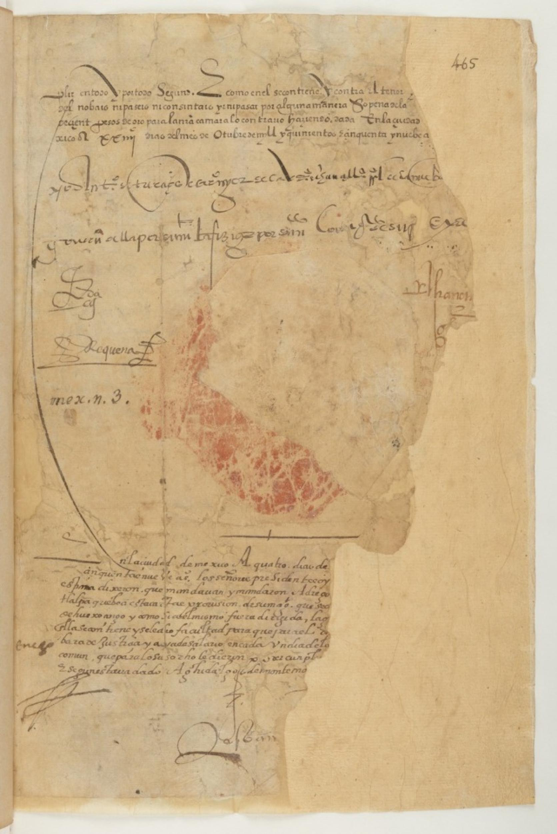
#> input picture file_manipulation/img/matricula_p9-page-001.jpg, 1669 x 2500 px (shown at 1/3 size)
$ python img_test.py
#> lines starting #> are read from the running program, lines starting #| are printed output that depends on the picture; after the words box and inside, x2 and y2 are one past the last pixel; in counts of white or black regions, pixels touching at a corner belong together
### file_manipulation/img/image_processing.py
"""
Auth: Nate Koike
Desc: a module to process images
Date: 23 September 2020, started;
"""

import cv2 #  image processing
import numpy as np # extra math
import threading # multithreading

# read an image and return the image object
def read(fname):
#> called with fname = 'matricula_p9-page-001.jpg'
    return cv2.imread(fname)
#> returned value is the input picture: shape (2500, 1669, 3); mean B, G, R 137, 177.1, 203.4

# save an image to a file
def write(fname, img):
    cv2.imwrite(fname, img)

# rescale an image
def scale(image, percent=100):
#> called with percent = 40
    height = int(image.shape[0] * percent / 100)
#> height = 1000
    width = int(image.shape[1] * percent / 100)
#> width = 667

    return cv2.resize(image, (width, height))
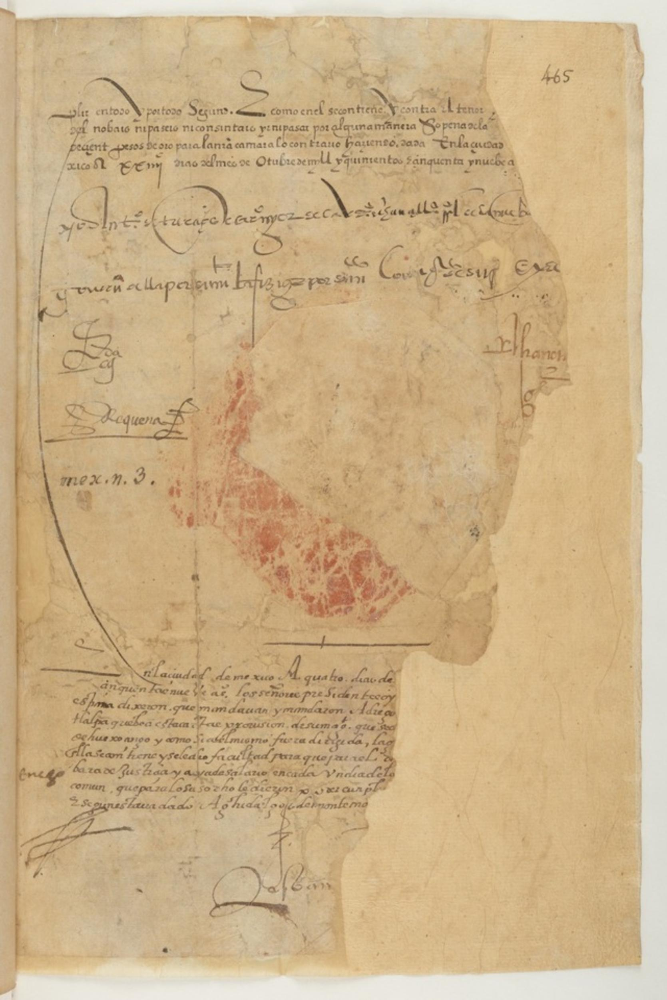
#> returned value: shape (1000, 667, 3); mean of channels 0, 1, 2 136.9, 177.1, 203.4; drawn as B, G, R

# display an image, closing the window when the escape key is pressed
def display(image, size=100):
    # resize the output window to be 720p
    cv2.imshow("image", scale(image, size))

    # loop until the window is closed
    while True:
        # press the escape key to quit
        if cv2.waitKey(0):
#> (key Esc is pressed here)
#> in color_mask, `image = cv2.cvtColor(image, cv2.COLOR_BGR2HSV)`: image: shape (2500, 1669, 3); mean H, S, V 18.8, 84.4, 203.4
#> in color_mask, `return cv2.inRange(image, low, high)`:
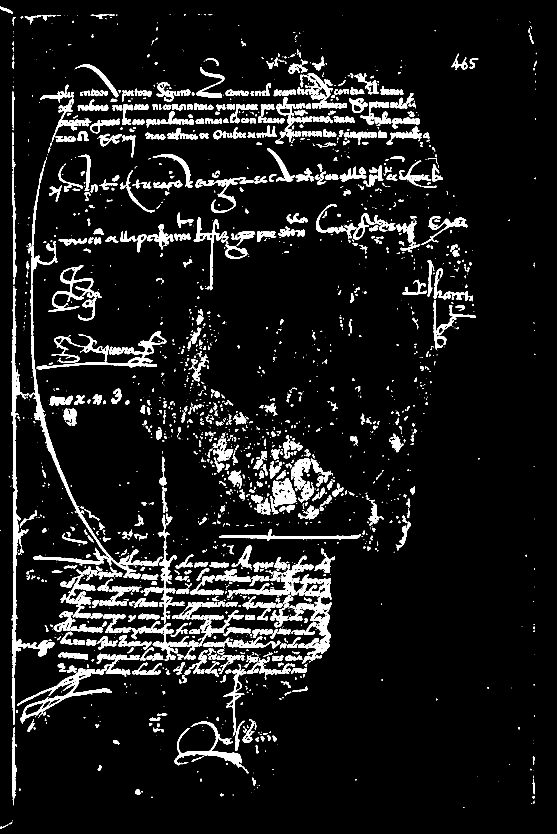
#> returned value: shape (2500, 1669) (shown at 1/3 size); 8.4% white; 2176 white regions (1173 under 20 px), largest, box (x1, y1, x2, y2) and area: (83, 481, 423, 1737) 15165, (34, 859, 163, 2174) 14539, (706, 1723, 994, 1990) 13845
#> call 2 of scale, with percent = 40
#> in scale (call 2), `return cv2.resize(image, (width, height))`:
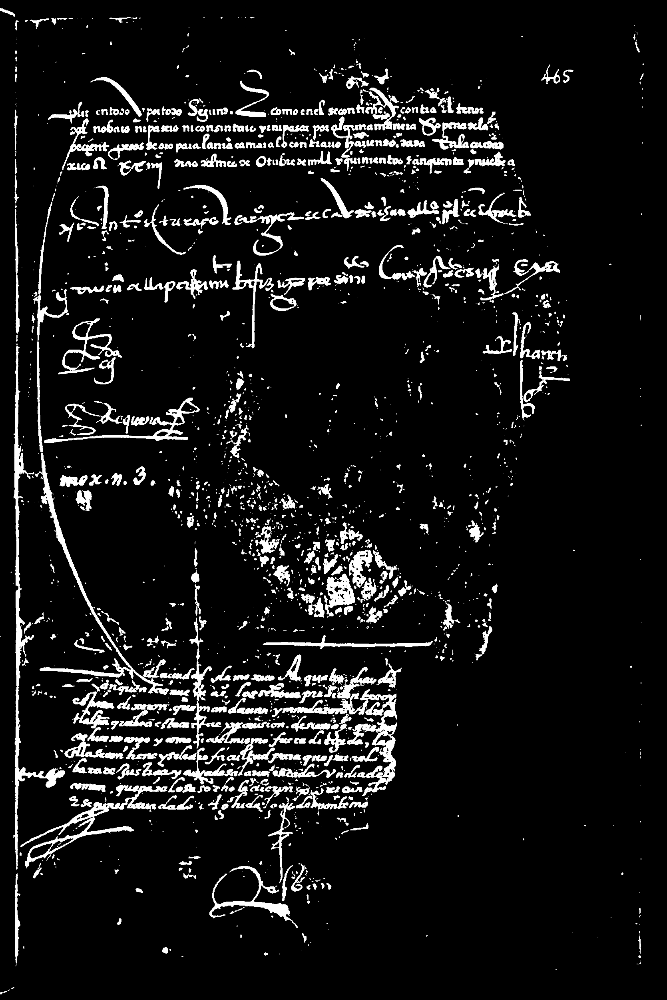
#> returned value: shape (1000, 667); min 0, max 255, mean 21.3
#> (key Enter is pressed here)
            cv2.destroyAllWindows()
            break

# remove medium pieces of noise
def threshold(image):
    return cv2.adaptiveThreshold(image, 255, cv2.ADAPTIVE_THRESH_MEAN_C,\
            cv2.THRESH_BINARY, 7, 15)

# noise removal
def denoise(image, ksize):
    return cv2.medianBlur(image, ksize)

# force an image into grayscale
def grayscale(image):
    return cv2.cvtColor(image, cv2.COLOR_BGR2GRAY)

# realign a grayscale image
def deskew(image):
    coords = np.column_stack(np.where(image > 0))
#> coords = 348960 pairs, first value 20 to 2485, second value 0 to 1610
    angle = cv2.minAreaRect(coords)[-1]
#> angle = -90
    if angle < -45:
        angle = -(90 + angle)
#> angle = 0
    else:
        angle = -angle
    (h, w) = image.shape[:2]
#> h = 2500; w = 1669
    center = (w // 2, h // 2)
#> center = (834, 1250)
    M = cv2.getRotationMatrix2D(center, angle, 1.0)
#> M = [[1, 0, 0], [0, 1, 0]]
    rotated = cv2.warpAffine(image, M, (w, h), flags=cv2.INTER_CUBIC, borderMode=cv2.BORDER_REPLICATE)
    return rotated

# apply a gaussian blur to the image
def blur(image, sigma):
     return cv2.GaussianBlur(image, (sigma, sigma), 0)

# find and return the darkest color in the image
# TODO: add multithreading to increase speed
# [16 lines left out: function get_darkest, not called in this run]

# apply a color mask to the image
def color_mask(image, max, step=4, magic=False):
    # check to see if we should use magic numbers
    if magic:
        # change the colorspace of the image
        image = cv2.cvtColor(image, cv2.COLOR_BGR2HSV)

        # set the lower color bound as black
        low = np.array([0, 0, 0])

        # take the user's magic number input for the max brightnesss
        high = np.array([max, max, max])

    # use smart color masking
    else:
        # the darkest value allowed by the color mask
        low = get_darkest(image, step)

        # change the colorspace of the image
        image = cv2.cvtColor(image, cv2.COLOR_BGR2HSV)

        # the lightest value allowed by the color mask
        high = np.array([
            np.uint8(low[0] + max),
            np.uint8(low[1] + max),
            np.uint8(low[2] + max)])

    # apply the color mask and return the color masked image
    return cv2.inRange(image, low, high)

# invert the black and white sections
def invert_bw(image):
    return cv2.threshold(image, 0, 255, cv2.THRESH_BINARY_INV)[1]
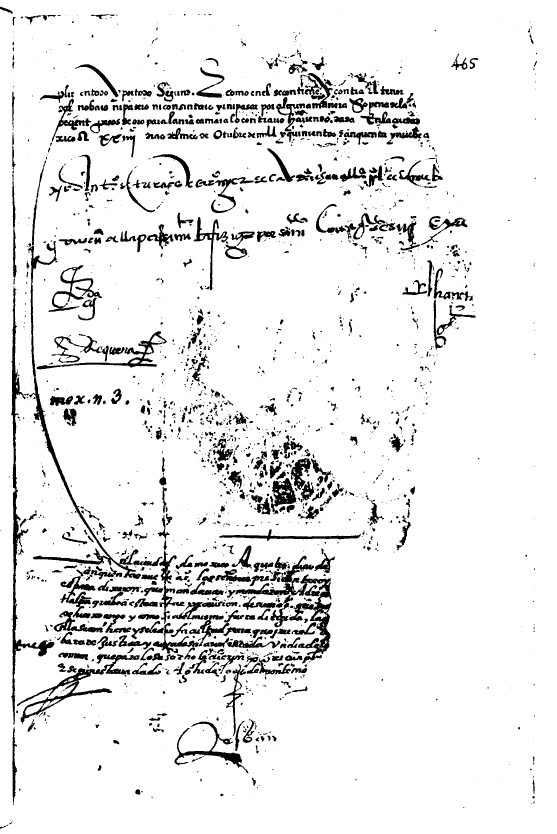
#> returned value: shape (2500, 1669) (shown at 1/3 size); 91.6% white; 2176 black regions (1173 under 20 px), largest, box (x1, y1, x2, y2) and area: (83, 481, 423, 1737) 15165, (34, 859, 163, 2174) 14539, (706, 1723, 994, 1990) 13845
#> call 4 of scale, with percent = 40
#> in scale (call 4), `return cv2.resize(image, (width, height))`:
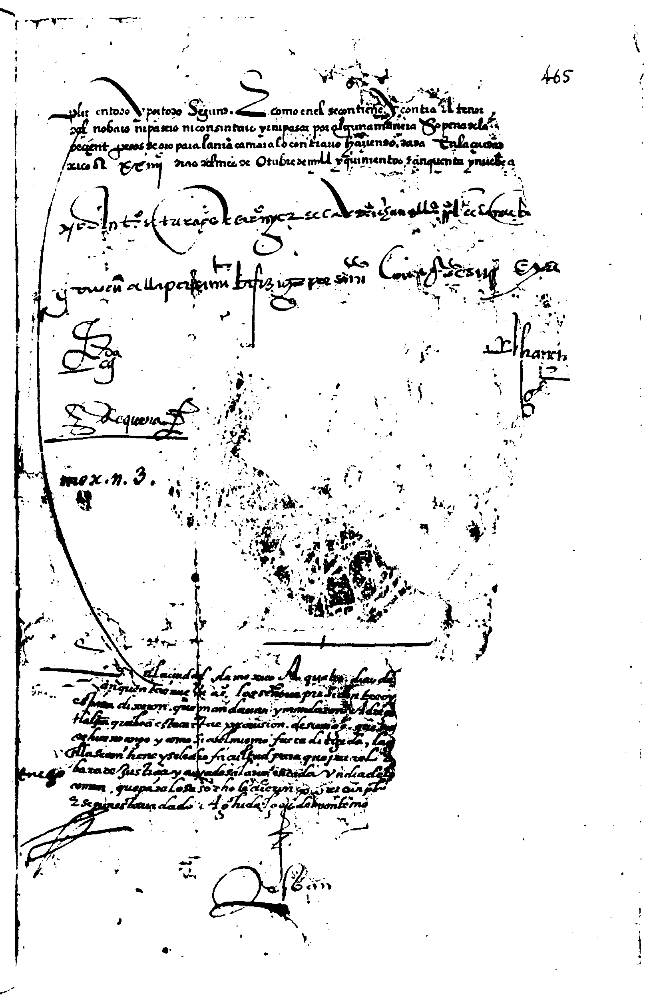
#> returned value: shape (1000, 667); min 0, max 255, mean 233.7
#> in denoise, `return cv2.medianBlur(image, ksize)`: returned value: shape (2500, 1669); 91.7% white; 1573 black regions (639 under 20 px), largest, box (x1, y1, x2, y2) and area: (706, 1667, 994, 1990) 16046, (84, 482, 423, 1737) 15280, (34, 863, 163, 2173) 14491

# project horizontal lines where the program thinks like breaks should be
def project(img, line):
    cv2.line(img, (0, line), (len(img[0]), line), (0, 255, 0), thickness=1)

# get lines, but better (hopefully)
# [36 lines left out: function better_get_lines, not called in this run]

# get the first line of text in the image
def get_lines(img, step=4, change=10):
    # the row (y-coordinate) where there is a line break
#> called with step = 4, change = 10
    lines = []

    # the number that decides whether we are in a line or a line break
    current = 0

    # for every step-th row of the image
    for r in range(0, len(img), step):
        # the number of marks in the current line
        marks = img[r].tolist().count(0)

        # decide if there has been a significant enough change
        if marks > (current + (current * change // 100) + change) or \
            marks < (current + (current * change // 100) + change):
            # change the current number of marks to the number in this line
            current = marks

            # add the line to the list of lines
            lines.append(r * step)
#> this loop made 625 passes
#> (r, marks, current) on passes 2, 3, 4, 5, 6, 8, 9, 10, 11, 12, 13, 14: (4, 0, 0), (8, 0, 0), (12, 0, 0), (16, 0, 0), (20, 0, 0), (28, 15, 15), (32, 11, 11), (36, 4, 4), (40, 0, 0), (44, 1, 1), (48, 28, 28), (52, 39, 39)
#> (marks, current) on passes 1, 61, 62, 63, 64, 65: (0, 0), (47, 47), (54, 54), (70, 70), (64, 64), (60, 60)
#> after the loop, current = 0; lines = 618 values from 0 to 9984

    return lines[1::2]

### file_manipulation/img/img_test.py
import os # needed for path
# import cv2
import image_processing as ip

# fpath = os.path.relpath("matricula_p9-page-001.jpg")
fpath = "matricula_p9-page-001.jpg"

# image scale
scale = 40

img = ip.read(fpath)

ip.display(img, scale)

# mask the image (magic mode)
img = ip.color_mask(img, 185, magic=True)
ip.display(img, scale)

img = ip.deskew(img)

# # mask the image
# img = ip.color_mask(img, 90)
ip.display(img, scale)

# invert the black and white sections
img = ip.invert_bw(img)
ip.display(img, scale)

# denoise the image
img = ip.denoise(img, 3)
ip.display(img, scale)

# slightly blur the image
img = ip.blur(img, 3)
ip.display(img, scale)

lines = ip.get_lines(img, change=10)
#> lines = 309 values from 16 to 9984

for line in lines:
    ip.project(img, line)
#> this loop made 309 passes
#> line on passes 1 to 3: 16, 48, 80
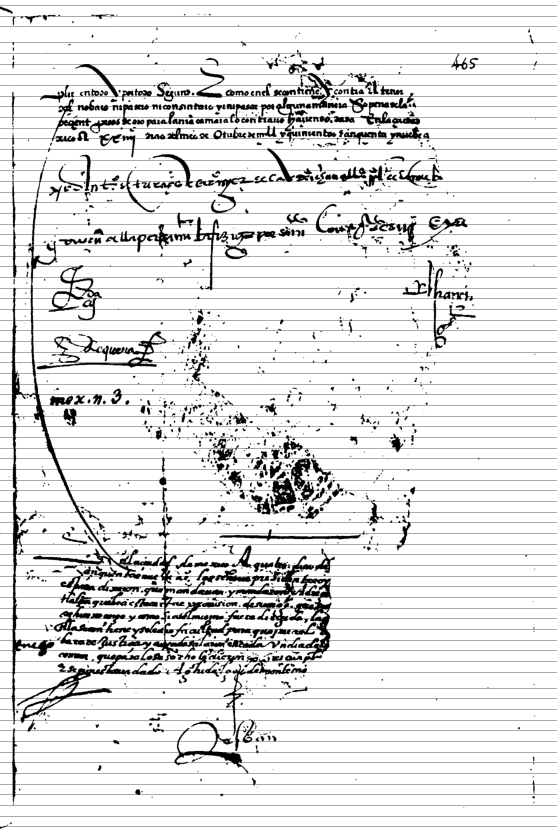
#> img: shape (2500, 1669) (shown at 1/3 size); min 0, max 255, mean 226.7

ip.display(img, scale)
#> in scale (call 7), `return cv2.resize(image, (width, height))`:
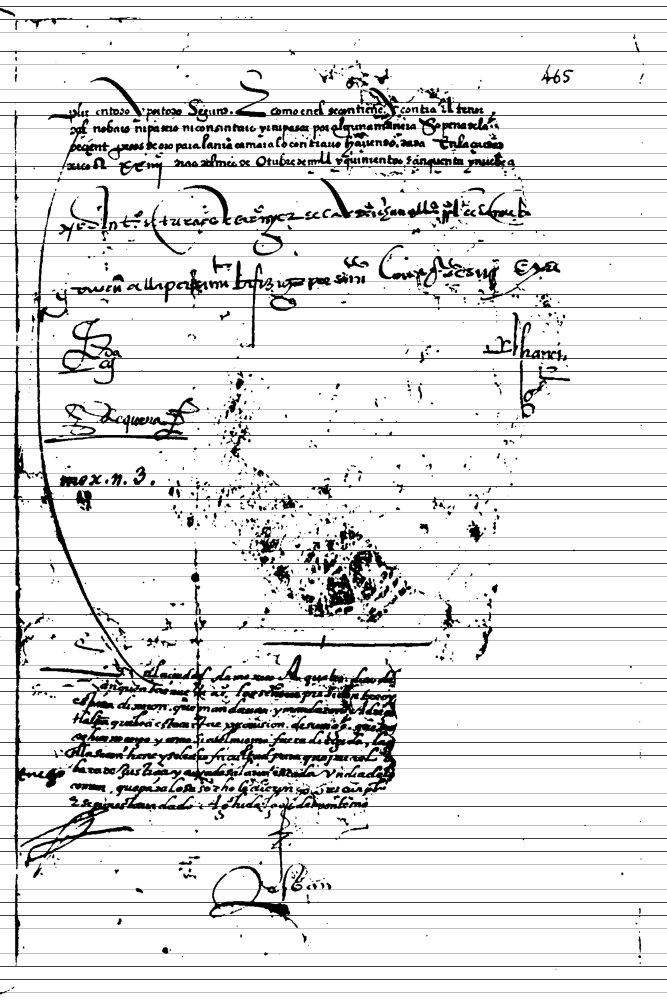
#> returned value: shape (1000, 667); min 0, max 255, mean 226.5

ip.write("out.jpg", img)
